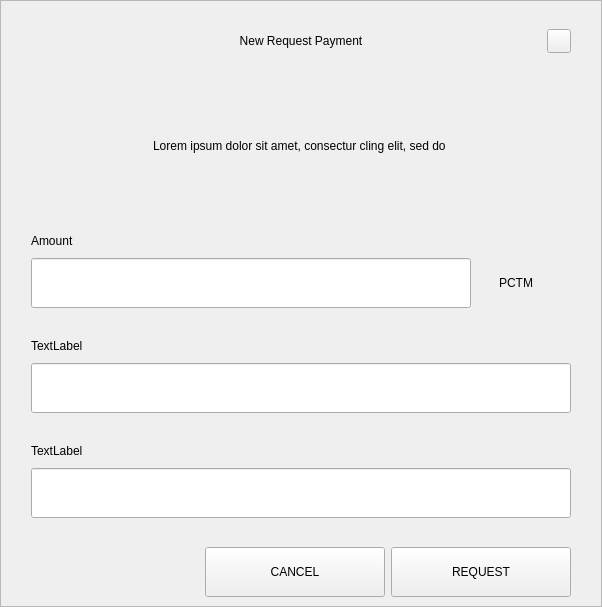
<?xml version="1.0" encoding="UTF-8"?>
<ui version="4.0">
 <class>RequestDialog</class>
 <widget class="QDialog" name="RequestDialog">
  <property name="geometry">
   <rect>
    <x>0</x>
    <y>0</y>
    <width>602</width>
    <height>607</height>
   </rect>
  </property>
  <property name="windowTitle">
   <string>Dialog</string>
  </property>
  <layout class="QVBoxLayout" name="verticalLayout_5">
   <property name="spacing">
    <number>0</number>
   </property>
   <property name="leftMargin">
    <number>0</number>
   </property>
   <property name="topMargin">
    <number>0</number>
   </property>
   <property name="rightMargin">
    <number>0</number>
   </property>
   <property name="bottomMargin">
    <number>0</number>
   </property>
   <item>
    <widget class="QFrame" name="frame">
     <property name="styleSheet">
      <string notr="true"/>
     </property>
     <property name="frameShape">
      <enum>QFrame::StyledPanel</enum>
     </property>
     <property name="frameShadow">
      <enum>QFrame::Raised</enum>
     </property>
     <layout class="QVBoxLayout" name="verticalLayout_4" stretch="1,0,0">
      <property name="spacing">
       <number>0</number>
      </property>
      <property name="leftMargin">
       <number>30</number>
      </property>
      <property name="topMargin">
       <number>20</number>
      </property>
      <property name="rightMargin">
       <number>30</number>
      </property>
      <property name="bottomMargin">
       <number>0</number>
      </property>
      <item>
       <layout class="QHBoxLayout" name="horizontalLayout_3">
        <property name="spacing">
         <number>0</number>
        </property>
        <item>
         <spacer name="horizontalSpacer_21">
          <property name="orientation">
           <enum>Qt::Horizontal</enum>
          </property>
          <property name="sizeHint" stdset="0">
           <size>
            <width>40</width>
            <height>20</height>
           </size>
          </property>
         </spacer>
        </item>
        <item>
         <widget class="QLabel" name="labelTitle">
          <property name="minimumSize">
           <size>
            <width>0</width>
            <height>40</height>
           </size>
          </property>
          <property name="maximumSize">
           <size>
            <width>16777215</width>
            <height>40</height>
           </size>
          </property>
          <property name="styleSheet">
           <string notr="true">padding-left:24px;</string>
          </property>
          <property name="text">
           <string>New Request Payment</string>
          </property>
          <property name="alignment">
           <set>Qt::AlignCenter</set>
          </property>
          <property name="margin">
           <number>7</number>
          </property>
         </widget>
        </item>
        <item>
         <spacer name="horizontalSpacer">
          <property name="orientation">
           <enum>Qt::Horizontal</enum>
          </property>
          <property name="sizeHint" stdset="0">
           <size>
            <width>40</width>
            <height>20</height>
           </size>
          </property>
         </spacer>
        </item>
        <item>
         <widget class="QPushButton" name="btnEsc">
          <property name="minimumSize">
           <size>
            <width>24</width>
            <height>24</height>
           </size>
          </property>
          <property name="maximumSize">
           <size>
            <width>24</width>
            <height>24</height>
           </size>
          </property>
          <property name="focusPolicy">
           <enum>Qt::NoFocus</enum>
          </property>
          <property name="text">
           <string/>
          </property>
         </widget>
        </item>
       </layout>
      </item>
      <item>
       <widget class="QStackedWidget" name="stack">
        <property name="minimumSize">
         <size>
          <width>540</width>
          <height>0</height>
         </size>
        </property>
        <property name="maximumSize">
         <size>
          <width>540</width>
          <height>16777215</height>
         </size>
        </property>
        <property name="currentIndex">
         <number>0</number>
        </property>
        <widget class="QWidget" name="page_1">
         <property name="minimumSize">
          <size>
           <width>540</width>
           <height>0</height>
          </size>
         </property>
         <property name="maximumSize">
          <size>
           <width>540</width>
           <height>16777215</height>
          </size>
         </property>
         <layout class="QVBoxLayout" name="layout1">
          <property name="spacing">
           <number>0</number>
          </property>
          <property name="leftMargin">
           <number>0</number>
          </property>
          <property name="topMargin">
           <number>0</number>
          </property>
          <property name="rightMargin">
           <number>0</number>
          </property>
          <property name="bottomMargin">
           <number>0</number>
          </property>
          <item>
           <spacer name="verticalSpacer_21">
            <property name="orientation">
             <enum>Qt::Vertical</enum>
            </property>
            <property name="sizeType">
             <enum>QSizePolicy::Fixed</enum>
            </property>
            <property name="sizeHint" stdset="0">
             <size>
              <width>20</width>
              <height>30</height>
             </size>
            </property>
           </spacer>
          </item>
          <item alignment="Qt::AlignHCenter">
           <widget class="QLabel" name="labelMessage">
            <property name="minimumSize">
             <size>
              <width>400</width>
              <height>50</height>
             </size>
            </property>
            <property name="text">
             <string>Lorem ipsum dolor sit amet, consectur cling elit, sed do </string>
            </property>
            <property name="alignment">
             <set>Qt::AlignCenter</set>
            </property>
            <property name="wordWrap">
             <bool>true</bool>
            </property>
           </widget>
          </item>
          <item alignment="Qt::AlignBottom">
           <widget class="QWidget" name="containerAmount" native="true">
            <layout class="QVBoxLayout" name="verticalLayout">
             <property name="spacing">
              <number>9</number>
             </property>
             <property name="leftMargin">
              <number>0</number>
             </property>
             <property name="topMargin">
              <number>0</number>
             </property>
             <property name="rightMargin">
              <number>0</number>
             </property>
             <property name="bottomMargin">
              <number>0</number>
             </property>
             <item>
              <widget class="QLabel" name="labelSubtitleAmount">
               <property name="minimumSize">
                <size>
                 <width>350</width>
                 <height>16</height>
                </size>
               </property>
               <property name="maximumSize">
                <size>
                 <width>16777215</width>
                 <height>16</height>
                </size>
               </property>
               <property name="text">
                <string>Amount</string>
               </property>
              </widget>
             </item>
             <item alignment="Qt::AlignTop">
              <widget class="QWidget" name="layoutAmount" native="true">
               <layout class="QHBoxLayout" name="horizontalLayout" stretch="2,0">
                <property name="spacing">
                 <number>0</number>
                </property>
                <property name="leftMargin">
                 <number>0</number>
                </property>
                <property name="topMargin">
                 <number>0</number>
                </property>
                <property name="rightMargin">
                 <number>0</number>
                </property>
                <property name="bottomMargin">
                 <number>0</number>
                </property>
                <item>
                 <widget class="QLineEdit" name="lineEditAmount">
                  <property name="minimumSize">
                   <size>
                    <width>0</width>
                    <height>50</height>
                   </size>
                  </property>
                  <property name="maximumSize">
                   <size>
                    <width>16777215</width>
                    <height>50</height>
                   </size>
                  </property>
                 </widget>
                </item>
                <item>
                 <widget class="QWidget" name="comboContainer" native="true">
                  <property name="minimumSize">
                   <size>
                    <width>100</width>
                    <height>50</height>
                   </size>
                  </property>
                  <property name="maximumSize">
                   <size>
                    <width>16777215</width>
                    <height>50</height>
                   </size>
                  </property>
                  <layout class="QHBoxLayout" name="horizontalLayout_31">
                   <property name="spacing">
                    <number>0</number>
                   </property>
                   <property name="leftMargin">
                    <number>0</number>
                   </property>
                   <property name="topMargin">
                    <number>0</number>
                   </property>
                   <property name="rightMargin">
                    <number>10</number>
                   </property>
                   <property name="bottomMargin">
                    <number>0</number>
                   </property>
                   <item>
                    <widget class="QLabel" name="comboBoxCoin">
                     <property name="text">
                      <string>PCTM</string>
                     </property>
                     <property name="alignment">
                      <set>Qt::AlignCenter</set>
                     </property>
                    </widget>
                   </item>
                  </layout>
                 </widget>
                </item>
               </layout>
              </widget>
             </item>
            </layout>
           </widget>
          </item>
          <item>
           <spacer name="verticalSpacer_31">
            <property name="orientation">
             <enum>Qt::Vertical</enum>
            </property>
            <property name="sizeType">
             <enum>QSizePolicy::Fixed</enum>
            </property>
            <property name="sizeHint" stdset="0">
             <size>
              <width>20</width>
              <height>30</height>
             </size>
            </property>
           </spacer>
          </item>
          <item>
           <layout class="QVBoxLayout" name="verticalLayoutLabel">
            <property name="spacing">
             <number>9</number>
            </property>
            <item>
             <widget class="QLabel" name="labelSubtitleLabel">
              <property name="minimumSize">
               <size>
                <width>0</width>
                <height>16</height>
               </size>
              </property>
              <property name="maximumSize">
               <size>
                <width>16777215</width>
                <height>16</height>
               </size>
              </property>
              <property name="text">
               <string>TextLabel</string>
              </property>
             </widget>
            </item>
            <item>
             <widget class="QLineEdit" name="lineEditLabel">
              <property name="minimumSize">
               <size>
                <width>0</width>
                <height>50</height>
               </size>
              </property>
              <property name="maximumSize">
               <size>
                <width>16777215</width>
                <height>50</height>
               </size>
              </property>
             </widget>
            </item>
           </layout>
          </item>
          <item>
           <spacer name="verticalSpacer_34">
            <property name="orientation">
             <enum>Qt::Vertical</enum>
            </property>
            <property name="sizeType">
             <enum>QSizePolicy::Fixed</enum>
            </property>
            <property name="sizeHint" stdset="0">
             <size>
              <width>20</width>
              <height>30</height>
             </size>
            </property>
           </spacer>
          </item>
          <item>
           <layout class="QVBoxLayout" name="verticalLayoutDescription">
            <property name="spacing">
             <number>9</number>
            </property>
            <item>
             <widget class="QLabel" name="labelSubtitleDescription">
              <property name="minimumSize">
               <size>
                <width>0</width>
                <height>16</height>
               </size>
              </property>
              <property name="maximumSize">
               <size>
                <width>16777215</width>
                <height>16</height>
               </size>
              </property>
              <property name="text">
               <string>TextLabel</string>
              </property>
             </widget>
            </item>
            <item>
             <widget class="QLineEdit" name="lineEditDescription">
              <property name="minimumSize">
               <size>
                <width>0</width>
                <height>50</height>
               </size>
              </property>
              <property name="maximumSize">
               <size>
                <width>16777215</width>
                <height>50</height>
               </size>
              </property>
             </widget>
            </item>
            <item>
             <spacer name="verticalSpacer_4">
              <property name="orientation">
               <enum>Qt::Vertical</enum>
              </property>
              <property name="sizeType">
               <enum>QSizePolicy::Fixed</enum>
              </property>
              <property name="sizeHint" stdset="0">
               <size>
                <width>20</width>
                <height>20</height>
               </size>
              </property>
             </spacer>
            </item>
           </layout>
          </item>
         </layout>
        </widget>
        <widget class="QWidget" name="page_2">
         <layout class="QVBoxLayout" name="layout2">
          <item>
           <spacer name="verticalSpacer_5">
            <property name="orientation">
             <enum>Qt::Vertical</enum>
            </property>
            <property name="sizeType">
             <enum>QSizePolicy::Fixed</enum>
            </property>
            <property name="sizeHint" stdset="0">
             <size>
              <width>20</width>
              <height>50</height>
             </size>
            </property>
           </spacer>
          </item>
          <item alignment="Qt::AlignHCenter">
           <widget class="QLabel" name="labelQrImg">
            <property name="minimumSize">
             <size>
              <width>260</width>
              <height>260</height>
             </size>
            </property>
            <property name="maximumSize">
             <size>
              <width>260</width>
              <height>260</height>
             </size>
            </property>
            <property name="text">
             <string/>
            </property>
            <property name="alignment">
             <set>Qt::AlignCenter</set>
            </property>
           </widget>
          </item>
          <item>
           <spacer name="verticalSpacer_2">
            <property name="orientation">
             <enum>Qt::Vertical</enum>
            </property>
            <property name="sizeType">
             <enum>QSizePolicy::Fixed</enum>
            </property>
            <property name="sizeHint" stdset="0">
             <size>
              <width>20</width>
              <height>30</height>
             </size>
            </property>
           </spacer>
          </item>
          <item alignment="Qt::AlignHCenter">
           <widget class="QLabel" name="labelAddress">
            <property name="text">
             <string>D7VFR83SQbiezrW72hjcWJtcfip5krte2Z </string>
            </property>
           </widget>
          </item>
          <item>
           <spacer name="verticalSpacer_32">
            <property name="orientation">
             <enum>Qt::Vertical</enum>
            </property>
            <property name="sizeType">
             <enum>QSizePolicy::Expanding</enum>
            </property>
            <property name="sizeHint" stdset="0">
             <size>
              <width>20</width>
              <height>20</height>
             </size>
            </property>
           </spacer>
          </item>
          <item>
           <layout class="QHBoxLayout" name="horizontal">
            <property name="leftMargin">
             <number>20</number>
            </property>
            <property name="rightMargin">
             <number>20</number>
            </property>
            <property name="bottomMargin">
             <number>20</number>
            </property>
            <item>
             <spacer name="horizontalSpacer_4">
              <property name="orientation">
               <enum>Qt::Horizontal</enum>
              </property>
              <property name="sizeHint" stdset="0">
               <size>
                <width>40</width>
                <height>20</height>
               </size>
              </property>
             </spacer>
            </item>
            <item>
             <widget class="QPushButton" name="btnCopyAddress">
              <property name="minimumSize">
               <size>
                <width>180</width>
                <height>50</height>
               </size>
              </property>
              <property name="text">
               <string>COPY ADDRESS</string>
              </property>
             </widget>
            </item>
            <item>
             <widget class="QPushButton" name="btnCopyUrl">
              <property name="minimumSize">
               <size>
                <width>180</width>
                <height>50</height>
               </size>
              </property>
              <property name="text">
               <string>COPY URL</string>
              </property>
             </widget>
            </item>
            <item>
             <spacer name="horizontalSpacer_2">
              <property name="orientation">
               <enum>Qt::Horizontal</enum>
              </property>
              <property name="sizeHint" stdset="0">
               <size>
                <width>40</width>
                <height>20</height>
               </size>
              </property>
             </spacer>
            </item>
           </layout>
          </item>
         </layout>
        </widget>
       </widget>
      </item>
      <item>
       <widget class="QWidget" name="buttonsStack" native="true">
        <layout class="QHBoxLayout" name="horizontalLayout_5">
         <property name="leftMargin">
          <number>20</number>
         </property>
         <property name="rightMargin">
          <number>0</number>
         </property>
         <item>
          <spacer name="horizontalSpacer_41">
           <property name="orientation">
            <enum>Qt::Horizontal</enum>
           </property>
           <property name="sizeHint" stdset="0">
            <size>
             <width>40</width>
             <height>20</height>
            </size>
           </property>
          </spacer>
         </item>
         <item>
          <widget class="QPushButton" name="btnCancel">
           <property name="minimumSize">
            <size>
             <width>180</width>
             <height>50</height>
            </size>
           </property>
           <property name="focusPolicy">
            <enum>Qt::NoFocus</enum>
           </property>
           <property name="text">
            <string>CANCEL</string>
           </property>
          </widget>
         </item>
         <item>
          <widget class="QPushButton" name="btnSave">
           <property name="minimumSize">
            <size>
             <width>180</width>
             <height>50</height>
            </size>
           </property>
           <property name="focusPolicy">
            <enum>Qt::NoFocus</enum>
           </property>
           <property name="text">
            <string>REQUEST</string>
           </property>
          </widget>
         </item>
        </layout>
       </widget>
      </item>
     </layout>
    </widget>
   </item>
  </layout>
 </widget>
 <resources/>
 <connections/>
</ui>
